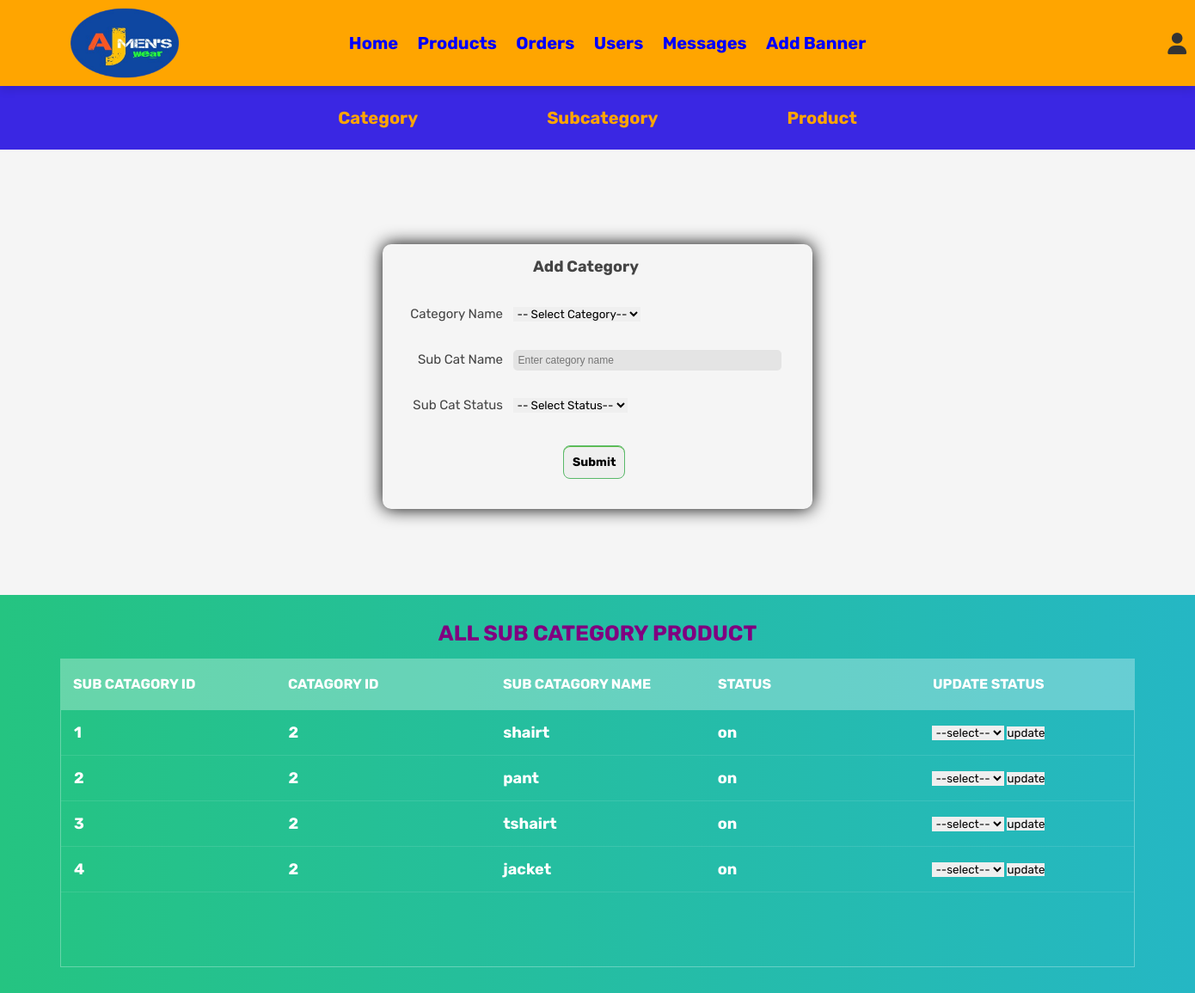
Screenshot of /manage_sub_category.php (signed in) with the database file from the repository.
### tables this page shows
CREATE TABLE `add_sub_category` (
  `id` int(255) NOT NULL,
  `catagory_id` varchar(255) NOT NULL,
  `sub_catagory_name` varchar(255) NOT NULL,
  `status` varchar(255) NOT NULL
);

### manage_sub_category.php (the view, shortened to what this page needs)
<?php
include 'config.php';
?>
<!DOCTYPE html>
<html lang="en">
<head>
   <link rel="stylesheet" href="https://cdnjs.cloudflare.com/ajax/libs/font-awesome/6.0.0/css/all.min.css">
   <link rel="stylesheet" href="css/admin_style.css">
</head>
<body>
<?php include 'admin_header.php'; ?>
<?php include ("manage_product.php");?>
<div class="box1">
  <div class="two "style="position:relative;left:00px;top:100px; ">
        <div class="register">
          <h3 style="font-size:18px; position:relative;left:150px;" >Add Category</h3>
          <form id="reg-form1" method="POST">
          <div>
              <label for="" style="font-size:15px;">Category Name</label>
              <select name="cat_id" id="" >
                <option value="">-- Select Category--</option>
              </select>
            </div>
            <div>
              <label for="name1" style="font-size:15px;"> Sub Cat Name</label>
              <input type="text" style="font-size:12px;" name="sub_name" id="name1" spellcheck="false" placeholder="Enter category name"/>
            </div>
            <div>
              <label for="" style="font-size:15px;"> Sub Cat Status</label>
              <select name="sub_status" id="" >
                <option value="">-- Select Status--</option>
              </select>
            </div>
              <input style="font-size:14px;font-weight: bold;position:relative;left:200px;top:-25px;"type="submit" name="submit" value="Submit" id="create-account1" class="button"/>
              </div>
            </div>
          </div>
<div class="t1">
<section>
  <h1 style="color:purple;font-size:25px;font-weight:bolder;">All SUB CATEGORY PRODUCT</h1>
  <div class="tbl-header">
    <table cellpadding="0" cellspacing="0" border="0">
      <thead>
        <tr>
          <th style="font-size:16px;font-weight:bolder;">Sub Catagory Id</th>
          <th style="font-size:16px;font-weight:bolder;">Catagory Id</th>
          <th style="font-size:16px;font-weight:bolder;">Sub Catagory Name</th>
          <th style="font-size:16px;font-weight:bolder;">Status</th>
          <th style="font-size:16px;font-weight:bolder;">Update Status</th>
        </tr>
      </thead>
    </table>
  </div>
  <div class="tbl-content">
    <table cellpadding="0" cellspacing="0" border="0">
      <tbody>
        <?php
        $get_sub_cat="select * from add_sub_category";
        $run_sub_cat=mysqli_query($conn,$get_sub_cat);
        while($row_sub=mysqli_fetch_array($run_sub_cat)){
            ?>
        <tr>
          <td style="font-size:18px;font-weight:bolder;"><?php echo $row_sub['id'];?></td>
          <td style="font-size:18px;font-weight:bolder;"><?php echo $row_sub['catagory_id'];?></td>
          <td style="font-size:18px;font-weight:bolder;"><?php echo $row_sub['sub_catagory_name'];?></td>
          <td style="font-size:18px;font-weight:bolder;"><?php echo $row_sub['status'];?></td>
          <form action="sub_cat_up.php" method="POST">
          <td >
          <form action="sub_cat_up.php" method="POST">
           <select name="status" id="">
           <option value="">--select--</option>
           </select>
           <input style="font: size 15px; " type="submit" name="submit" value="update">
          </form>
          </td>
        </tr>
       <?php
        }
        ?>
      </tbody>
    </table>
  </div>
</section>
</body>
</html>

### css/admin_style.css (style rules this page uses)
:root { --purple: #8e44ad; --red: #c0392b; --orange: #f39c12; --black: #333; --white: #fff; --light-color: #666; --light-white: #ccc; --light-bg: #f5f5f5; --border: .1rem solid var(--black); --box-shadow: 0 .5rem 1rem rgba(0, 0, 0, .1); }
* { font-family: 'Rubik', sans-serif; margin: 0; padding: 0; box-sizing: border-box; outline: none; border: none; text-decoration: none; transition: all .2s linear; }
html { font-size: 62.5%; overflow-x: hidden; }
body { background-color: var(--light-bg); }
section { padding: 3rem 2rem; }

### manage_sub_category.php (style rules this page uses)
h1 { font-size: 30px; color: #fff; text-transform: uppercase; font-weight: 300; text-align: center; margin-bottom: 15px; }
table { width:100%; table-layout: fixed; }
.tbl-header { background-color: rgba(255,255,255,0.3); }
.tbl-content { height:300px; overflow-x:auto; margin-top: 0px; border: 1px solid rgba(255,255,255,0.3); }
th { padding: 20px 15px; text-align: left; font-weight: 500; font-size: 12px; color: #fff; text-transform: uppercase; }
td { padding: 15px; text-align: left; vertical-align:middle; font-weight: 300; font-size: 12px; color: #fff; border-bottom: solid 1px rgba(255,255,255,0.1); }
.t1 { background: -webkit-linear-gradient(left, #25c481, #25b7c4); background: linear-gradient(to right, #25c481, #25b7c4); font-family: 'Roboto', sans-serif; position:relative; top:150px; }
section { margin: 50px; }

### manage_product.php (style rules this page uses)
* { margin:0%; padding:0%; }

### rows the page displays
add_sub_category: id "1", catagory "2", sub_catagory_name "shairt", status "on"
add_sub_category: id "2", catagory "2", sub_catagory_name "pant", status "on"
add_sub_category: id "3", catagory "2", sub_catagory_name "tshairt", status "on"
add_sub_category: id "4", catagory "2", sub_catagory_name "jacket", status "on"
